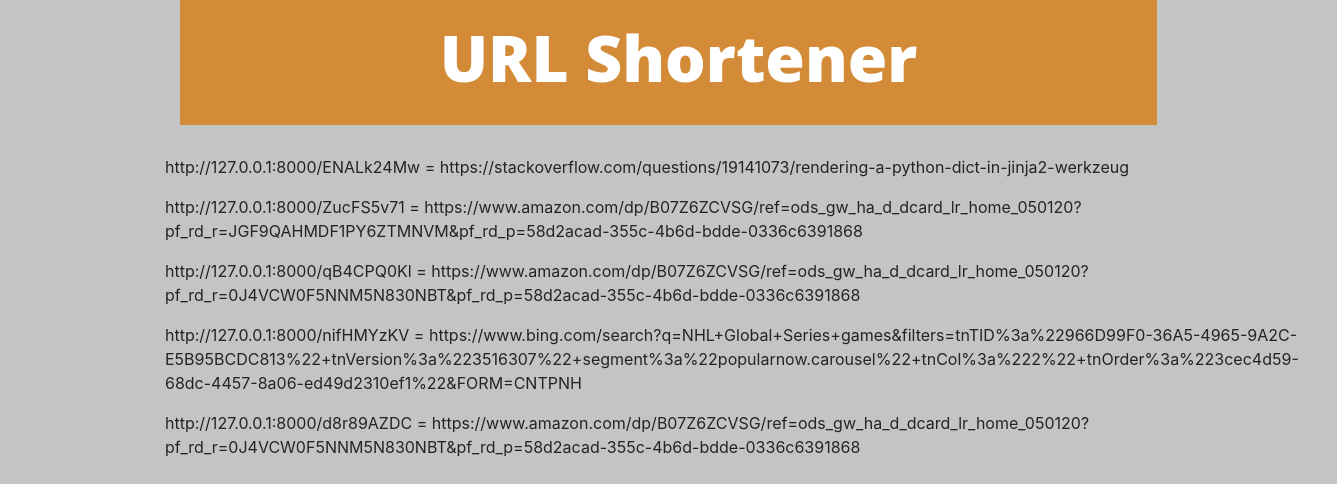
Page /short_list on the earlier database version.
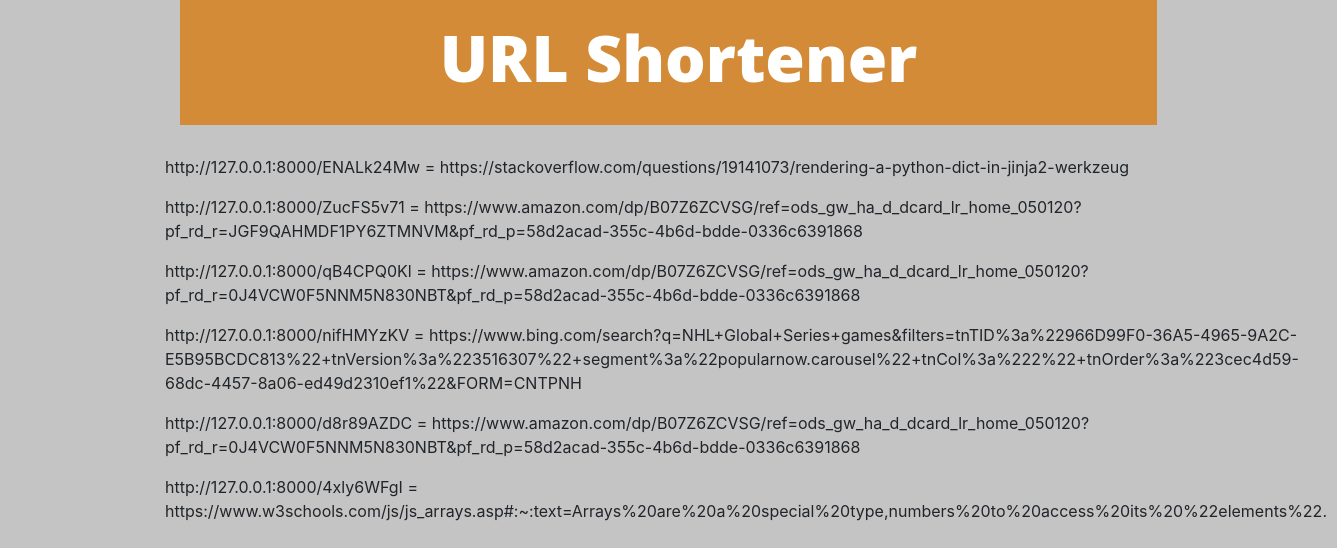
Same page on the later database version.
### shortenapp/models.py (models this page shows, shortened)
class Shorten(models.Model):
    original_url = models.URLField(max_length=250, null=True)
    short_url = models.SlugField(max_length=8,primary_key=True)
    created_date = models.DateField(default=timezone.now)
    visits = models.IntegerField(default=0)

### shortenapp/views.py (the view)
# urls.py: path('short_list', views.short_list, name='short_list'),
def short_list(request):
    url_data = Shorten.objects.all()
    return render(request, 'shortenapp/short_list.html', {'url_data':url_data})

### templates/shortenapp/short_list.html
{% extends 'base.html' %}
{% block content %}
    <div class='url_dict'>
        {% for item in url_data %}
        <p>http://127.0.0.1:8000/{{ item.short_url }} = {{ item.original_url }}</p>
        {% endfor %}
    </div>
{% endblock %}

Differences in the rows shown:
added Shorten: short_url "4xly6WFgI", original_url "https://www.w3schools.com/js/js_arrays.asp#:~:text=Arrays%20are%20a%20special%20type,numbers%20to%20access%20its%20%22elements%22."
